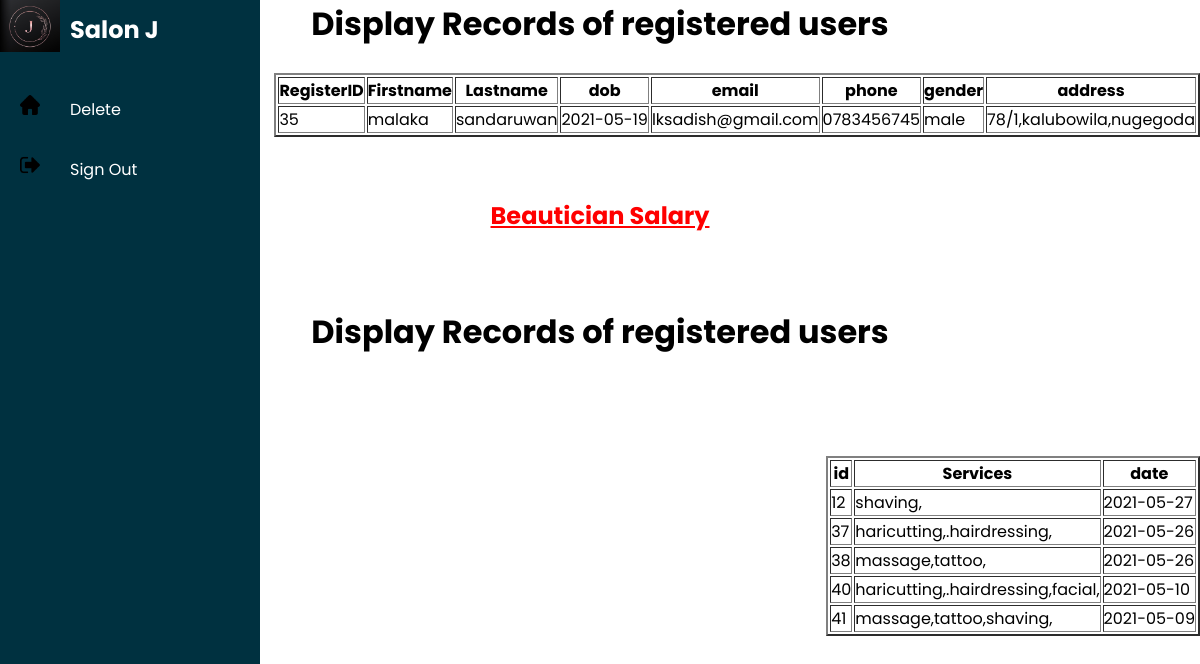
Screenshot of /c.php with the database file from the repository.
### tables this page shows
CREATE TABLE `userregis` (
  `regid` int(100) NOT NULL,
  `fname` varchar(100) NOT NULL,
  `lname` varchar(100) NOT NULL,
  `dob` varchar(30) NOT NULL,
  `email` varchar(100) NOT NULL,
  `phone` varchar(10) NOT NULL,
  `gender` varchar(20) NOT NULL,
  `address` varchar(100) NOT NULL,
  `password` varchar(10) NOT NULL
);

CREATE TABLE `book` (
  `id` int(11) NOT NULL,
  `Services` varchar(150) NOT NULL,
  `date` varchar(20) NOT NULL
);

### c.php (the view, shortened to what this page needs)
<!DOCTYPE html>
<html>
    <head>
        <link rel="stylesheet" type="text/css" href="styles/c.css">
    </head>
    <body>
        <div class="container">
            <div class="navigation">
                <ul>
                    <li>
                        <a href="#">
                            <span class="icon"><img src="images/Logo.jpg" width="60px" id="user"></span>
                            <span class="title"><h2>Salon J</h2></span>
                        </a>
                    </li>
                    <li>
                        <a href="delete.php">
                            <span class="icon"><img src="icons/home.png" width="20px" id="user"></span>
                            <span class="title">Delete</span>
                        </a>
                    </li>
                    <li>
                        <a href="adminloginpage.html">
                            <span class="icon"><img src="icons/signout.png" width="20px" id="user"></span>
                            <span class="title">Sign Out</span>
                        </a>
                    </li>
                </ul>
            </div>
            <center>
            <h1>Display Records of registered users</h1>
        </center>
            <div id="main1">
            <table border="2" align ="right">
<tr>
    <th>RegisterID</th>
    <th> Firstname</th>
    <th> Lastname</th>
    <th>dob</th>
    <th>email</th>
    <th>phone</th>
    <th>gender</th>
    <th>address</th>
</tr>
<?php
    include'connection.php';
        $query = "select * from userregis";
        $datas = mysqli_query($conn, $query);
        $total=mysqli_num_rows($datas);
        if($total!=0)
        {
            while($result = mysqli_fetch_assoc($datas))
            {
               echo ("<tr>");
               echo ("<td>".  $result['regid']. "</td>");
                echo ("<td>".  $result['fname']. "</td>");
                 echo ("<td>".  $result['lname']. "</td>");
               echo ("<td>" . $result['dob'] . "</td>");
               echo ("<td>" . $result['email'] . "</td>");
               echo ("<td>" . $result['phone'] . "</td>");
               echo ("<td>" . $result['gender'] . "</td>");
               echo ("<td>" . $result['address'] . "</td>");
               echo ("</tr>");
            }
            echo("<br>");
        }
        else
        {
            echo "No records found";
        }
?>
    </table>
    <br>
    <br>
    <br>
    <br>
    <br>
    <center>
     <h2 ><a style="color: red;" href="salary.php">Beautician Salary</a></h2>
     </center>
    <br>
    <br>
    <br>
<center>
     <h1>Display Records of registered users</h1>
 </center>
    <table border="2" align ="right">
<tr>
    <br>
    <th>id</th>
    <th>Services</th>
    <th>date</th>
</tr>
<?php
    include'connection.php';
        $query = "select * from book";
        $bookings = mysqli_query($conn, $query);
        $total=mysqli_num_rows($bookings);
        if($total!=0)
        {
            while($result = mysqli_fetch_assoc($bookings))
            {
                echo "
                <tr>
                <td>".$result['id']."</td>
                <td>".$result['Services']."</td>
                <td>".$result['date']."</td>
                </tr>
                ";
            }
             echo("<br>");
              echo("<br>");
              echo("<br>");
        }
        else
        {
            echo "No records found";
        }
?>
    </table>
    <br>
    <br>
    <br>
    <br>
            </body>
    </html>

### styles/c.css (style rules this page uses)
* { margin: 0; padding: 0; box-sizing: border-box; font-family: 'Poppins' , sans-serif; }
body { overflow-x: hidden; }
.container { position: relative; width: 100%; }
.navigation { position: fixed; width: 260px; height: 100%; background: #003140; transition: 0.5s; overflow: hidden; }
.navigation ul { position: absolute; top: 0; left: 0; width: 100%; }
.navigation ul li { position: relative; width: 100%; list-style: none; }
.navigation ul li:nth-child(1) { margin-bottom: 20px; }
.navigation ul li a { position: relative; display: block; width: 100%; display: flex; text-decoration: none; color: white; }
.navigation ul li a .icon { position: relative; display: block; min-width: 60px; height: 60px; line-height: 60px; text-align: center; }
.navigation ul li a .icon img { color: white; font-size: 24px; }
.navigation ul li a .title { position: relative; display: block; padding: 0 10px; height: 60px; line-height: 60px; white-space: nowrap; }

### rows the page displays
userregis: regid "35", fname "malaka", lname "sandaruwan", dob "2021-05-19", email "lksadish@gmail.com", phone "0783456745", gender "male", address "78/1,kalubowila,nugegoda"
book: id "12", Services "shaving,", date "2021-05-27"
book: id "37", Services "haricutting,.hairdressing,", date "2021-05-26"
book: id "38", Services "massage,tattoo,", date "2021-05-26"
book: id "40", Services "haricutting,.hairdressing,facial,", date "2021-05-10"
book: id "41", Services "massage,tattoo,shaving,", date "2021-05-09"
